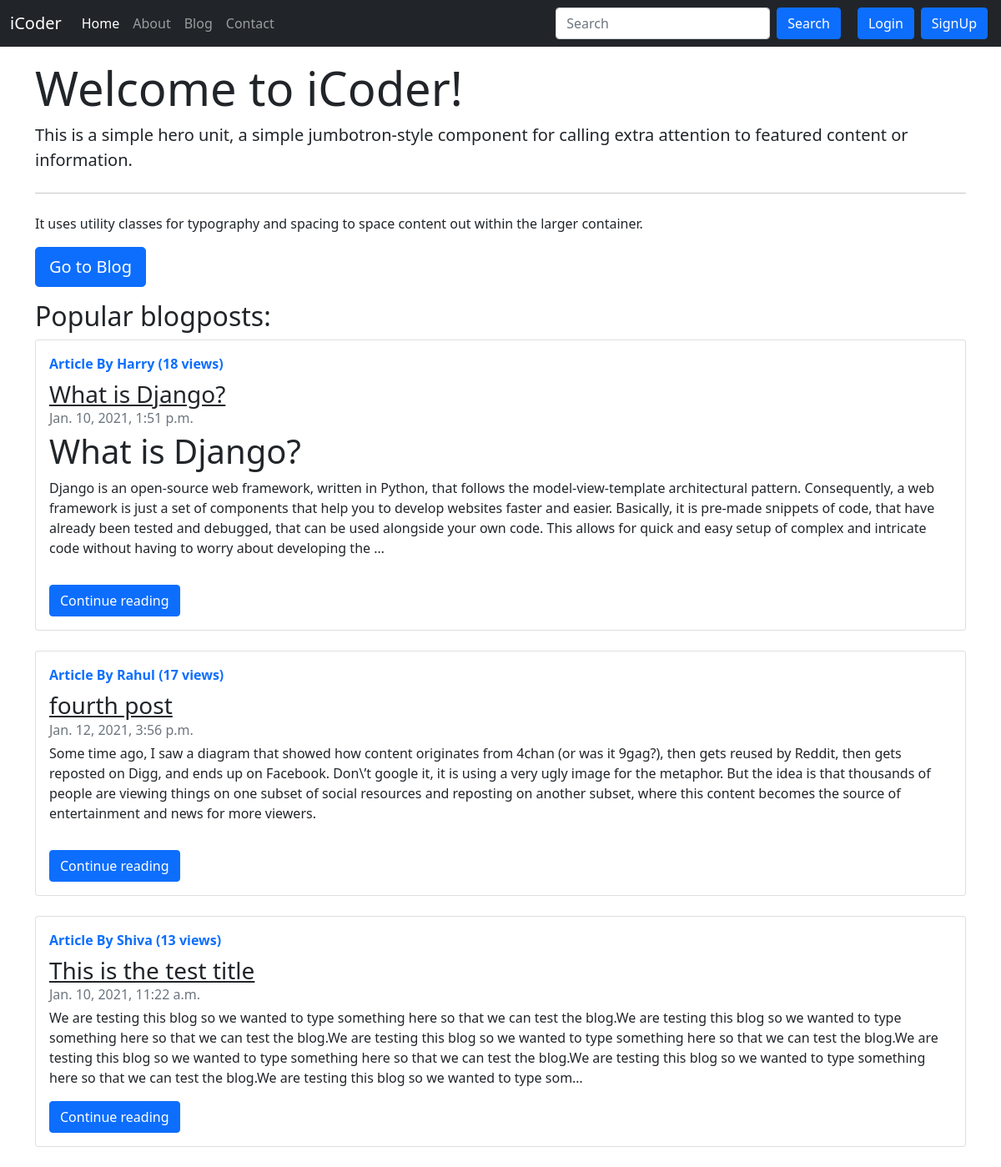
The page / on the database its author committed.
### blog/models.py (models this page shows, shortened)
class Post(models.Model):
    sno = models.AutoField(primary_key=True)
    title = models.CharField(max_length=255)
    content = models.TextField()
    author = models.CharField(max_length=13)
    slug = models.CharField(max_length=130)
    views = models.IntegerField(default=0)
    timeStamp = models.DateTimeField(blank=True)

### home/views.py (the view)
# urls.py: path('', views.home, name='home'),
def home(request):
    views = Post.objects.values_list('views', flat=True)
    views = sorted(views)
    views.reverse()
    top_three_posts = {}
    all_posts = Post.objects.all()
    count = 0
    for view in views:
        for post in all_posts:
            if post.views == view and count < 3:
                top_three_posts[post] = post
                count += 1
                continue
    context = {'top_three_posts': top_three_posts}
    return render(request, 'home/home.html', context)

### templates/home/home.html (shortened to what this page needs)
{% extends 'base.html' %}
{% block homeactive %}active{% endblock homeactive %}
{% block body %}
<div class="container my-3">
    <div class="jumbotron">
    <h1 class="display-4">Welcome to iCoder!</h1>
    <p class="lead">This is a simple hero unit, a simple jumbotron-style component for calling extra attention to featured content or information.</p>
    <hr class="my-4">
    <p>It uses utility classes for typography and spacing to space content out within the larger container.</p>
    <p class="lead">
        <a class="btn btn-primary btn-lg" href="/blog" role="button">Go to Blog</a>
    </p>
    </div>
</div>
<div class="container">
    <h2>Popular blogposts:</h2>
     {% load extras %}
     {% for post in top_three_posts %}
        <div class="card flex-md-row mb-4 box-shadow h-md-250">
        <div class="card-body d-flex flex-column align-items-start">
        <strong class="d-inline-block mb-2 text-primary">Article By {{post.author}} ({{post.views}} views)</strong>
        <h3 class="mb-0">
        <a class="text-dark" href="/blog/{{post.slug}}">{{post.title}}</a>
        </h3>
        <div class="mb-1 text-muted">{{post.timeStamp}}</div>
        <p class="card-text mb-auto"><div class="preview">{{post.content|safe|truncatechars:"500"}}</div></p>
        <a role="button" class="btn btn-primary" href="/blog/{{post.slug}}">Continue reading</a>
    </div>
    </div>
    {% endfor %}
</div>
{% endblock body %}

### rows shown on the page
Post: author "Harry", views "18", title "What is Django?", timeStamp "Jan. 10, 2021, 1:51 p.m.", content "What is Django? Django is an open-source web framework, written in Python, that follows the model-view-template architectural pattern. Consequently, a web framework is just a set of components that help you to develop websites faster and easier. Basically, it is pre-made snippets of code, that have already been tested and debugged, that can be used alongside your own code. This allows for quick and easy setup of complex and intricate code without having to worry about developing the …"
Post: author "Rahul", views "17", title "fourth post", timeStamp "Jan. 12, 2021, 3:56 p.m.", content "Some time ago, I saw a diagram that showed how content originates from 4chan (or was it 9gag?), then gets reused by Reddit, then gets reposted on Digg, and ends up on Facebook. Don\\’t google it, it is using a very ugly image for the metaphor. But the idea is that thousands of people are viewing things on one subset of social resources and reposting on another subset, where this content becomes the source of entertainment and news for more viewers."
Post: author "Shiva", views "13", title "This is the test title", timeStamp "Jan. 10, 2021, 11:22 a.m.", content "We are testing this blog so we wanted to type something here so that we can test the blog.We are testing this blog so we wanted to type something here so that we can test the blog.We are testing this blog so we wanted to type something here so that we can test the blog.We are testing this blog so we wanted to type something here so that we can test the blog.We are testing this blog so we wanted to type something here so that we can test the blog.We are testing this blog so we wanted to type som…"
